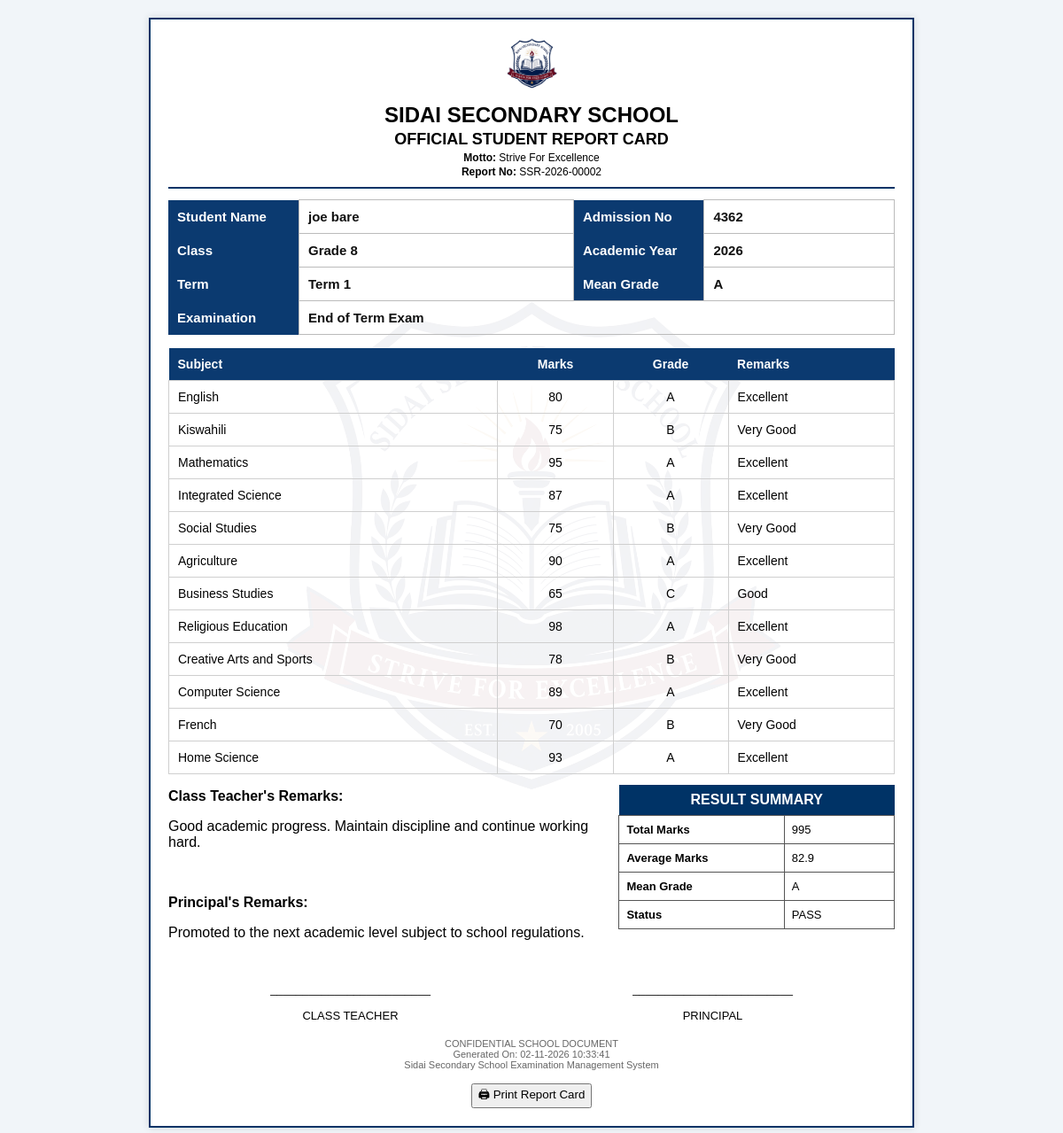
The app's page /view_report.php?id=2 (signed in) with its own data.
### tables this page shows
CREATE TABLE `students` (
  `id` int(11) NOT NULL,
  `admission_no` varchar(50) NOT NULL,
  `full_name` varchar(100) NOT NULL,
  `gender` varchar(10) NOT NULL,
  `class` varchar(50) NOT NULL
);

CREATE TABLE `examinations` (
  `id` int(11) NOT NULL,
  `exam_name` varchar(100) NOT NULL,
  `term` varchar(20) NOT NULL,
  `year` int(11) NOT NULL,
  `exam_date` date NOT NULL
);

CREATE TABLE `results` (
  `id` int(11) NOT NULL,
  `student_id` int(11) NOT NULL,
  `exam_id` int(11) NOT NULL,
  `subject` varchar(100) NOT NULL,
  `marks` int(11) NOT NULL,
  `grade` varchar(5) NOT NULL
);

### view_report.php (the view, shortened to what this page needs)
<?php
include 'connection.php';
$id=$_GET['id'];
$query = mysqli_query($conn,"
SELECT s.admission_no,
       s.full_name,
       s.class,
       e.exam_name,
       e.term,
       e.year,
       r.subject,
       r.marks,
       r.grade
FROM results r
JOIN students s ON r.student_id=s.id
JOIN examinations e ON r.exam_id=e.id
WHERE s.id='$id'
");
$student = mysqli_fetch_assoc($query);
$total = 0;
$count = 0;
mysqli_data_seek($query,0);
while($row=mysqli_fetch_assoc($query))
{
    $total += $row['marks'];
    $count++;
}
$average = ($count > 0) ? ($total / $count) : 0;
mysqli_data_seek($query,0);
function meanGrade($avg)
{
    if($avg >= 80) return "A";
    elseif($avg >= 70) return "B";
    elseif($avg >= 60) return "C";
    elseif($avg >= 50) return "D";
    else return "F";
}
$mean_grade = meanGrade($average);
$report_no = "SSR-".date("Y")."-".str_pad($id,5,"0",STR_PAD_LEFT);
?>
<!DOCTYPE html>
<html>
<head>
</head>
<body>
<div class="container">
<div class="watermark">
    <img src="sidai_logo.png">
</div>
<div class="content">
<div class="header">
<img src="sidai_logo.png" class="school-logo">
<h1>SIDAI SECONDARY SCHOOL</h1>
<h3>OFFICIAL STUDENT REPORT CARD</h3>
<p><b>Motto:</b> Strive For Excellence</p>
<p><b>Report No:</b> <?php echo $report_no; ?></p>
</div>
<div class="student-info">
<table class="info-table">
<tr>
<th>Student Name</th>
<td><?php echo $student['full_name']; ?></td>
<th>Admission No</th>
<td><?php echo $student['admission_no']; ?></td>
</tr>
<tr>
<th>Class</th>
<td><?php echo $student['class']; ?></td>
<th>Academic Year</th>
<td><?php echo $student['year']; ?></td>
</tr>
<tr>
<th>Term</th>
<td><?php echo $student['term']; ?></td>
<th>Mean Grade</th>
<td><b><?php echo $mean_grade; ?></b></td>
</tr>
<tr>
<th>Examination</th>
<td colspan="3">
<?php echo $student['exam_name']; ?>
</td>
</tr>
</table>
</div>
<table class="subjects">
<tr>
<th>Subject</th>
<th>Marks</th>
<th>Grade</th>
<th>Remarks</th>
</tr>
<?php
mysqli_data_seek($query,0);
while($row=mysqli_fetch_assoc($query))
{
    if($row['grade']=="A")
        $remarks="Excellent";
    elseif($row['grade']=="B")
        $remarks="Very Good";
    elseif($row['grade']=="C")
        $remarks="Good";
    elseif($row['grade']=="D")
        $remarks="Fair";
    else
        $remarks="Needs Improvement";
?>
<tr>
<td><?php echo $row['subject']; ?></td>
<td><?php echo $row['marks']; ?></td>
<td><?php echo $row['grade']; ?></td>
<td><?php echo $remarks; ?></td>
</tr>
<?php } ?>
</table>
<table class="summary">
<tr>
<th colspan="2">
RESULT SUMMARY
</th>
</tr>
<tr>
<td>Total Marks</td>
<td><?php echo $total; ?></td>
</tr>
<tr>
<td>Average Marks</td>
<td><?php echo number_format($average,1); ?></td>
</tr>
<tr>
<td>Mean Grade</td>
<td><?php echo $mean_grade; ?></td>
</tr>
<tr>
<td>Status</td>
<td>
<?php
if($average>=50)
echo "PASS";
else
echo "FAIL";
?>
</td>
</tr>
</table>
<div class="remarks">
<p><b>Class Teacher's Remarks:</b></p>
<p>Good academic progress. Maintain discipline and continue working hard.</p>
<br>
<p><b>Principal's Remarks:</b></p>
<p>Promoted to the next academic level subject to school regulations.</p>
</div>
<table class="signature">
<tr>
<td>
_________________________
<br><br>
CLASS TEACHER
</td>
<td>
_________________________
<br><br>
PRINCIPAL
</td>
</tr>
</table>
<div class="footer">
CONFIDENTIAL SCHOOL DOCUMENT
<br>
Generated On: <?php echo date("d-m-Y H:i:s"); ?>
<br>
Sidai Secondary School Examination Management System
</div>
<center>
<button onclick="window.print()" class="print-btn">
🖨 Print Report Card
</button>
</center>
</div>
</div>
</body>
</html>

### view_report.php (style rules this page uses)
body { background:#f1f5f9; font-family:Arial,sans-serif; margin:0; padding:10px; }
.container { width:820px; margin:10px auto; background:white; padding:20px; border:2px solid #003366; box-shadow:0 0 8px rgba(0,0,0,.15); position:relative; overflow:hidden; }
.header { text-align:center; border-bottom:2px solid #003366; padding-bottom:8px; margin-bottom:10px; }
.school-logo { width:65px; height:65px; margin-bottom:5px; }
.header h1 { margin:0; font-size:24px; }
.header h3 { margin:3px 0; font-size:18px; }
.header p { margin:2px; font-size:12px; }
.info-table { width:100%; border-collapse:collapse; margin:12px 0; }
.info-table th { background:#0B3A70; color:#fff; width:18%; padding:10px; text-align:left; font-size:15px; font-weight:bold; }
.info-table td { border:1px solid #bbb; padding:10px; font-size:15px; font-weight:bold; color:#111; }
.subjects { width:100%; border-collapse:collapse; margin-top:15px; }
.subjects th { background:#0B3A70; color:#fff; padding:10px; font-size:14px; text-align:left; }
.subjects td { border:1px solid #cfcfcf; padding:10px; font-size:14px; text-align:left; }
.subjects th:nth-child(2), .subjects td:nth-child(2), .subjects th:nth-child(3), .subjects td:nth-child(3) { text-align:center; }
.subjects th:nth-child(4), .subjects td:nth-child(4) { text-align:left; }
.summary { width:38%; float:right; margin-top:12px; border-collapse:collapse; }
.summary th { background:#003366; color:white; padding:8px; text-align:center; }
.summary td { border:1px solid #555; padding:8px; font-size:13px; }
.summary td:first-child { font-weight:bold; width:60%; }
.signature { width:100%; margin-top:20px; }
.signature td { padding-top:25px; border:none; text-align:center; font-size:13px; }
.footer { clear:both; margin-top:15px; text-align:center; font-size:11px; color:#666; }
.watermark { position:absolute; top:50%; left:50%; transform:translate(-50%,-50%); z-index:0; opacity:0.05; pointer-events:none; }
.watermark img { width:650px; height:auto; }
.header, .student-info, .subjects, .summary, .remark, .signature, .footer { position:relative; z-index:2; }
.print-btn { margin-top:15px; }

### records on screen
students: full_name "joe bare", admission_no "4362", class "Grade 8"
examinations: year "2026", term "Term 1", exam_name "End of Term Exam"
results: subject "English", marks "80", grade "A", grade "Excellent"
results: subject "Kiswahili", marks "75", grade "B", grade "Very Good"
results: subject "Mathematics", marks "95", grade "A", grade "Excellent"
results: subject "Integrated Science", marks "87", grade "A", grade "Excellent"
results: subject "Social Studies", marks "75", grade "B", grade "Very Good"
results: subject "Agriculture", marks "90", grade "A", grade "Excellent"
results: subject "Business Studies", marks "65", grade "C", grade "Good"
results: subject "Religious Education", marks "98", grade "A", grade "Excellent"
results: subject "Creative Arts and Sports", marks "78", grade "B", grade "Very Good"
results: subject "Computer Science", marks "89", grade "A", grade "Excellent"
results: subject "French", marks "70", grade "B", grade "Very Good"
results: subject "Home Science", marks "93", grade "A", grade "Excellent"

### other values on screen
$report_no "SSR-2026-00002"
$mean_grade "A"
$total "995"
$average "82.9"
